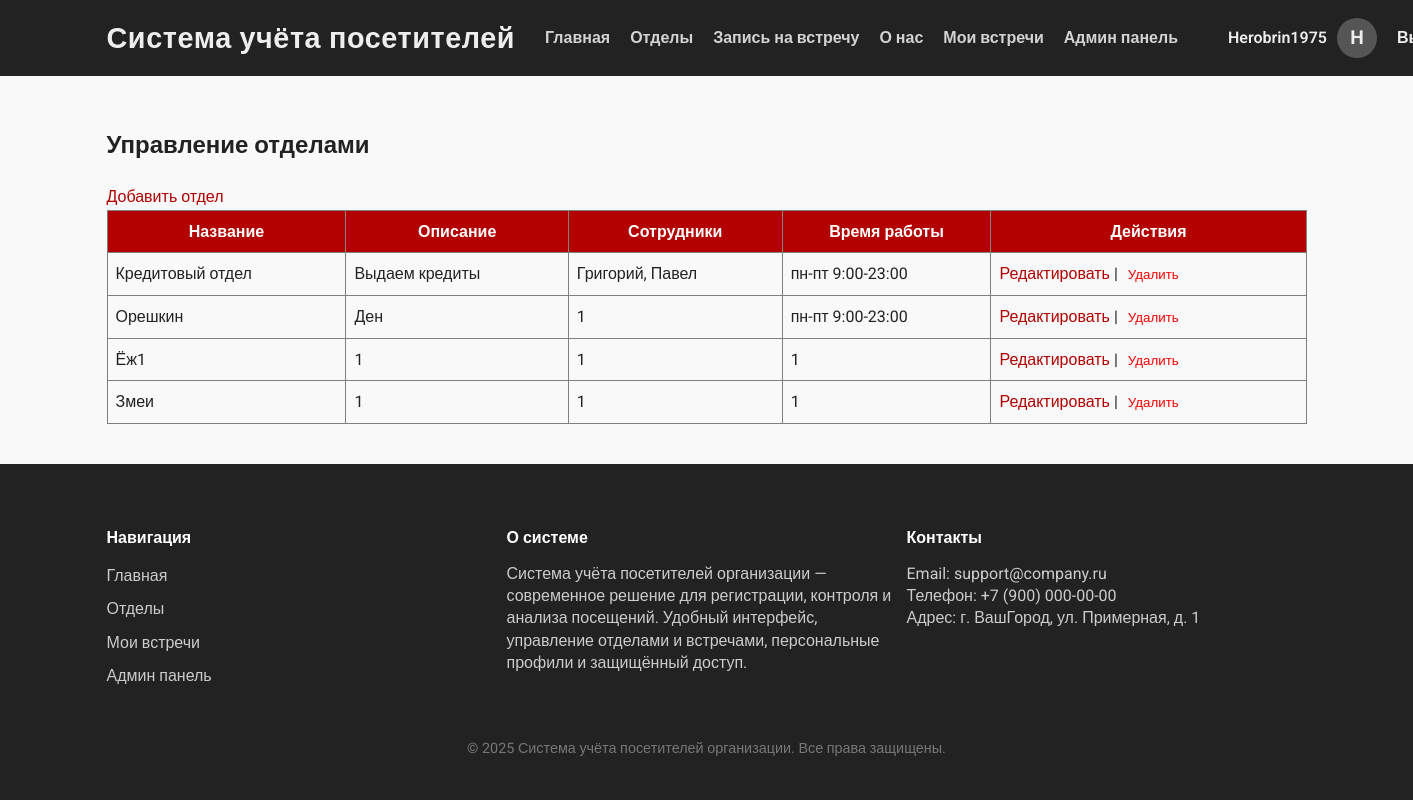
/admin-panel/departments/ (signed in), run on an earlier commit of the app's database.
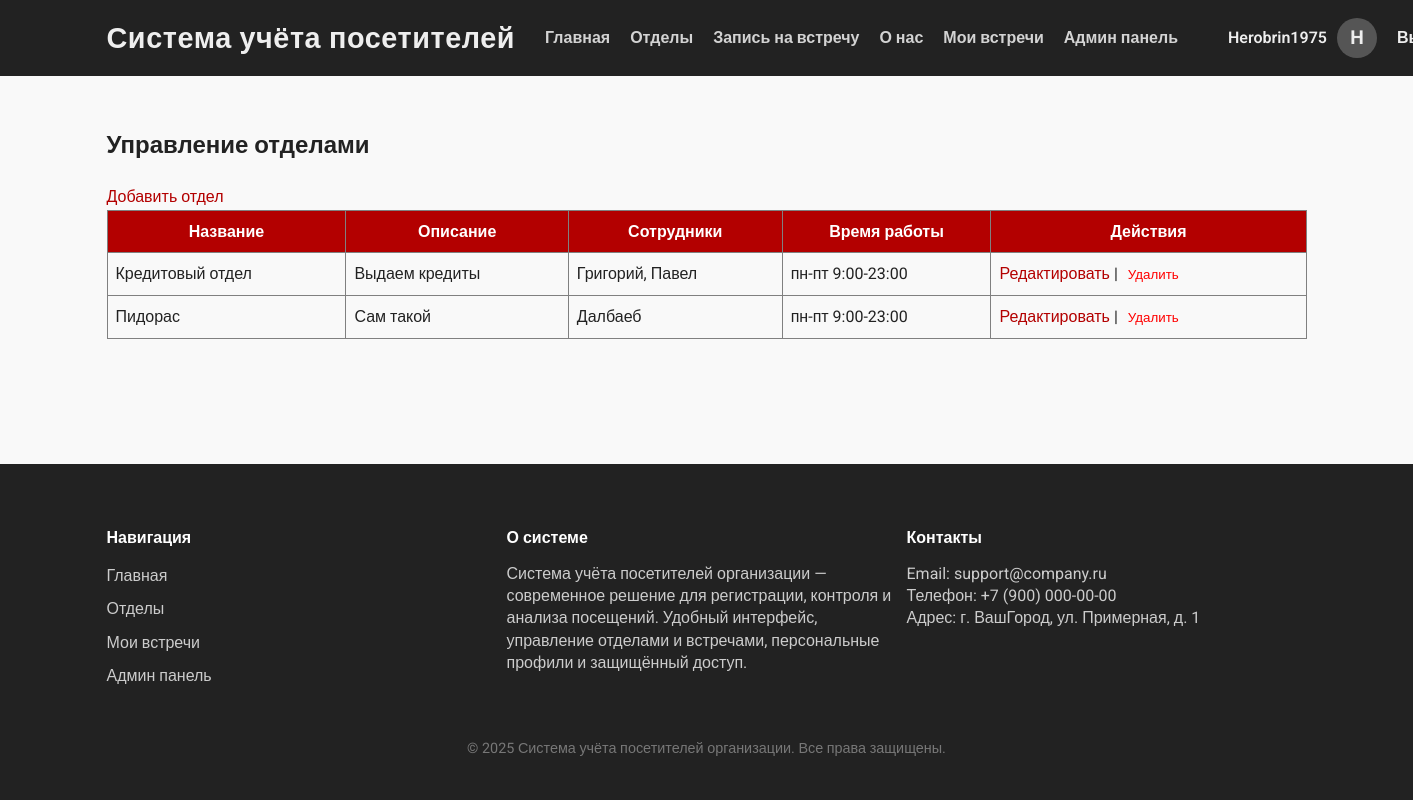
And on a later commit of the database.
### visitors/models.py (models this page shows, shortened)
class CustomUser(AbstractUser):
    ROLE_CHOICES = (
        ('visitor', 'Посетитель'),
        ('staff', 'Сотрудник'),
    )
    role = models.CharField(max_length=10, choices=ROLE_CHOICES, default='visitor')
    email = models.EmailField('Email', unique=True)
    phone = models.CharField('Телефон', max_length=20, blank=True)
    patronymic = models.CharField('Отчество', max_length=150, blank=True)
    is_blocked = models.BooleanField('Заблокирован', default=False)
    REQUIRED_FIELDS = ['email', 'first_name', 'last_name']

class Department(models.Model):
    name = models.CharField('Название отдела', max_length=200)
    description = models.TextField('Описание отдела')
    employees = models.TextField('Сотрудники отдела (через запятую)')
    working_hours = models.CharField('Время работы отдела', max_length=100)
    class Meta:
        verbose_name = 'Отдел'
        verbose_name_plural = 'Отделы'

### visitors/views.py (the view)
# urls.py: path('admin-panel/departments/', views.admin_departments_list, name='admin_departments_list'),
@staff_member_required
def admin_departments_list(request):
    departments = Department.objects.all()
    return render(request, 'visitors/admin_departments_list.html', {'departments': departments})

### visitors/templates/visitors/admin_departments_list.html (shortened to what this page needs)
{% extends 'visitors/base.html' %}
{% block content %}
<h2>Управление отделами</h2>
<a href="{% url 'admin_department_add' %}" class="btn btn-success" style="margin-bottom: 15px;">Добавить отдел</a>
<table border="1" cellpadding="8" cellspacing="0" style="border-collapse: collapse; width: 100%;">
    <thead>
        <tr style="background-color: #b30000; color: white;">
            <th>Название</th>
            <th>Описание</th>
            <th>Сотрудники</th>
            <th>Время работы</th>
            <th>Действия</th>
        </tr>
    </thead>
    <tbody>
        {% for dept in departments %}
        <tr>
            <td>{{ dept.name }}</td>
            <td>{{ dept.description }}</td>
            <td>{{ dept.employees }}</td>
            <td>{{ dept.working_hours }}</td>
            <td>
                <a href="{% url 'admin_department_edit' dept.pk %}">Редактировать</a> |
                <form action="{% url 'admin_department_delete' dept.pk %}" method="post" style="display:inline;">
                    <button type="submit" onclick="return confirm('Удалить отдел?');" style="background:none; border:none; color:red; cursor:pointer;">Удалить</button>
                </form>
            </td>
        </tr>
        {% empty %}
        <tr><td colspan="5">Отделы не найдены.</td></tr>
        {% endfor %}
    </tbody>
</table>
{% endblock %}

### visitors/templates/visitors/base.html (shortened to what this page needs)
<!DOCTYPE html>
<html lang="ru">
<head>
</head>
<body>
<header>
  <div class="container header-flex">
    <div class="header-left">
      <h1>Система учёта посетителей</h1>
      <nav>
        <a href="{% url 'home' %}">Главная</a>
        <a href="{% url 'departments_list' %}">Отделы</a>
        <a href="{% url 'appointment_create' %}">Запись на встречу</a>
        <a href="{% url 'about' %}">О нас</a>
        {% if request.user.is_authenticated %}
          <a href="{% url 'my_appointments' %}">Мои встречи</a>
          {% if request.user.is_staff %}
            <a href="{% url 'custom_admin_panel' %}">Админ панель</a>
          {% endif %}
        {% endif %}
      </nav>
    </div>
    <div class="user-block">
      {% if request.user.is_authenticated %}
        <span class="user-name">{{ request.user.username }}</span>
        {% if request.user.profile.avatar %}
          <img src="{{ request.user.profile.avatar.url }}" alt="Аватар" class="user-avatar">
        {% else %}
          <div class="user-avatar-placeholder">{{ request.user.username|slice:":1"|upper }}</div>
        {% endif %}
        <form method="post" action="{% url 'logout' %}" style="display: inline;">
          <button type="submit" class="logout-link">Выйти</button>
        </form>
      {% else %}
        <a href="{% url 'register' %}" style="color: #eee; margin-left: 20px;">Зарегистрироваться</a>
        <a href="{% url 'login' %}" style="color: #eee; margin-left: 20px;">Войти</a>
      {% endif %}
    </div>
  </div>
</header>
<main class="container">
  {% block content %}{% endblock %}
</main>
<footer>
  <div class="container">
    <div>
      <h4>Навигация</h4>
      <ul>
        <li><a href="{% url 'home' %}">Главная</a></li>
        <li><a href="{% url 'departments_list' %}">Отделы</a></li>
        <li><a href="{% url 'my_appointments' %}">Мои встречи</a></li>
        {% if request.user.is_staff %}
          <li><a href="{% url 'custom_admin_panel' %}">Админ панель</a></li>
        {% endif %}
      </ul>
    </div>
    <div>
      <h4>О системе</h4>
      <p>Система учёта посетителей организации — современное решение для регистрации, контроля и анализа посещений. Удобный интерфейс, управление отделами и встречами, персональные профили и защищённый доступ.</p>
    </div>
    <div>
      <h4>Контакты</h4>
      <p>Email: support@company.ru<br>Телефон: +7 (900) 000-00-00<br>Адрес: г. ВашГород, ул. Примерная, д. 1</p>
    </div>
  </div>
  <div class="copyright">
    &copy; {{ year|default:2025 }} Система учёта посетителей организации. Все права защищены.
  </div>
</footer>
</body>
</html>

### visitors/templates/visitors/base.html (style rules this page uses)
*, *::before, *::after { box-sizing: border-box; }
body { margin: 0; font-family: 'Roboto', Arial, sans-serif; background-color: #f9f9f9; color: #222; line-height: 1.6; min-height: 100vh; display: flex; flex-direction: column; }
a { color: #b30000; text-decoration: none; transition: color 0.3s ease; }
.container { width: 90%; max-width: 1200px; margin: 0 auto; flex: 1 0 auto; }
header { background-color: #222; color: #eee; padding: 15px 0; }
.header-flex { display: flex; align-items: center; justify-content: space-between; gap: 20px; }
.header-left { display: flex; align-items: center; gap: 30px; }
header h1 { margin: 0; font-size: 1.8rem; font-weight: 700; text-align: left; letter-spacing: 0.02em; white-space: nowrap; }
nav { display: flex; align-items: center; gap: 20px; }
nav a { font-weight: 600; color: #D3D3D3; text-decoration: none; white-space: nowrap; transition: color 0.3s ease; font-size: 1rem; }
.user-block { display: flex; align-items: center; gap: 10px; margin-left: 30px; }
.user-name { color: #eee; font-weight: 600; }
.user-avatar, .user-avatar-placeholder { width: 40px; height: 40px; border-radius: 50%; object-fit: cover; background: #555; display: flex; align-items: center; justify-content: center; color: #eee; font-weight: bold; font-size: 1.2rem; user-select: none; }
.logout-link { color: #eee; margin-left: 10px; text-decoration: none; font-weight: 600; background: none; border: none; cursor: pointer; padding: 0; font-size: 1rem; }
main { padding: 30px 0; flex-grow: 1; }
footer { background-color: #222; color: #ccc; padding: 40px 0 20px 0; flex-shrink: 0; }
footer .container { display: flex; flex-wrap: wrap; justify-content: space-between; }
footer div { margin-bottom: 20px; min-width: 200px; flex: 1; }
footer h4 { color: #fff; margin-bottom: 12px; }
footer ul { list-style: none; padding: 0; margin: 0; }
footer ul li { margin-bottom: 8px; }
footer ul li a { color: #ccc; }
footer p { margin: 0; color: #ccc; line-height: 1.4; }
footer .copyright { text-align: center; color: #777; font-size: 0.9rem; margin-top: 20px; width: 100%; }

What changed in the data, as far as the page shows it:
removed Department: name "Орешкин", description "Ден", employees "1", working_hours "пн-пт 9:00-23:00"
removed Department: name "Ёж1", description "1", employees "1", working_hours "1"
removed Department: name "Змеи", description "1", employees "1", working_hours "1"
added Department: name "Пидорас", description "Сам такой", employees "Далбаеб", working_hours "пн-пт 9:00-23:00"
